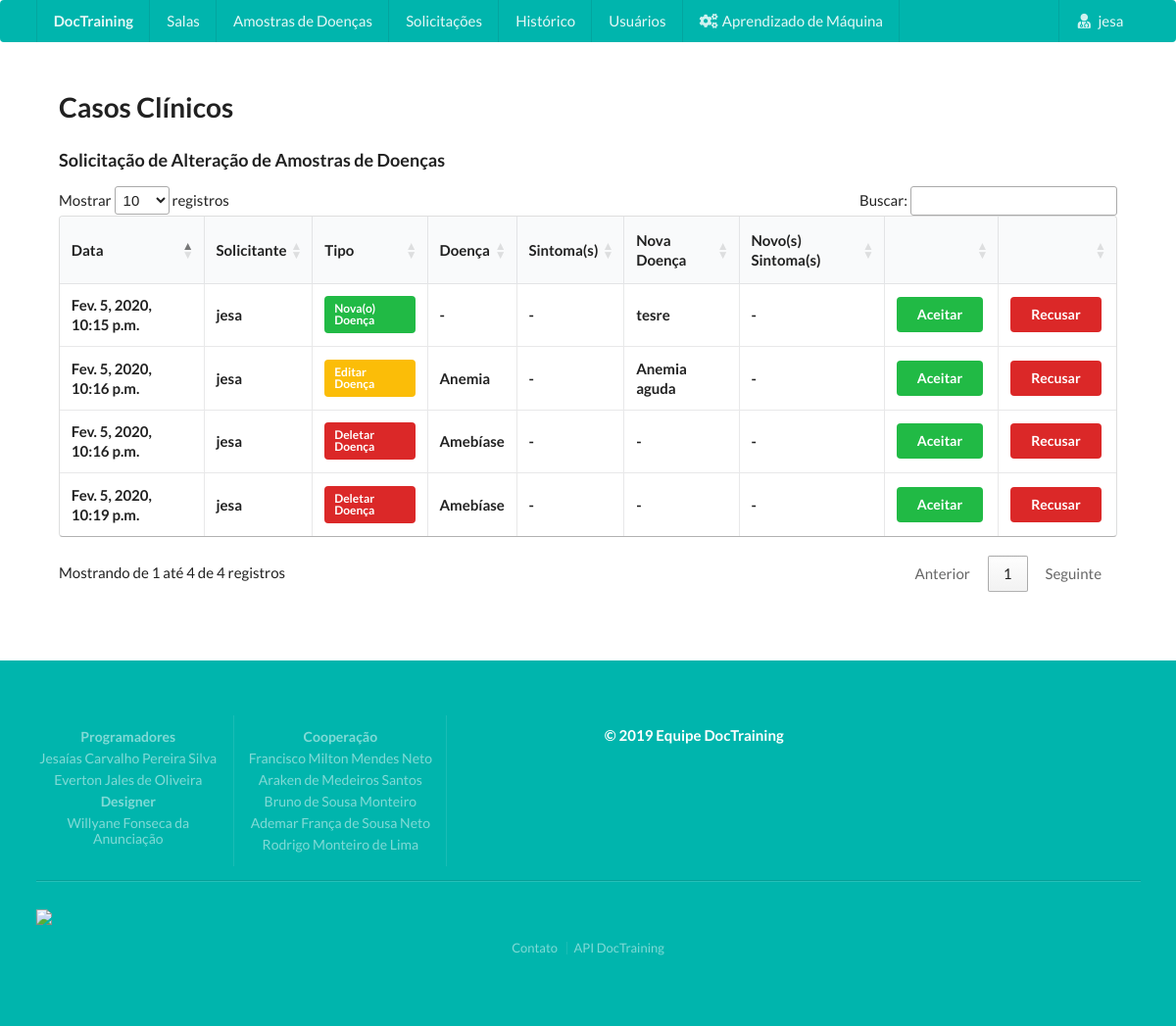
The app's page /casos_clinicos/solicitacoes/ (signed in) with its own data.
### doctrainingapp/models.py (models this page shows, shortened)
class Solicitacao_Alterar_Caso_Clinico(models.Model):
    caso_clinico_a_modificar = models.ForeignKey(Caso_Clinico, on_delete=models.CASCADE, blank=True, null=True)
    nova_doenca = models.ForeignKey(Doenca, on_delete=models.CASCADE, blank=True, null=True)
    novos_sintomas = models.ManyToManyField(Sintoma, blank=False)
    doenca_classificada = models.BooleanField(default = True)
    solicitante = models.ForeignKey(User, on_delete=models.CASCADE)
    tipo_alteracao = models.PositiveIntegerField()#0-DELETE; 1-CREATE; ou (2)-UPDATE
    acao = models.PositiveIntegerField(default= 2)#0-RECUSADO; 1-ACEITO; ou (2)-PENDENTE
    data_solicitacao = models.DateTimeField(default=datetime.now)
    nome_sintoma_a_modificar = models.ForeignKey(Sintoma, on_delete=models.PROTECT, related_name = 'nome_sintoma_a_modificar', blank=True, null=True)
    nome_novo_sintoma_modificado = models.CharField(max_length=100,blank=True, null=True)
    nome_doenca_a_modificar = models.ForeignKey(Doenca, on_delete=models.PROTECT, related_name = 'nome_doenca_a_modificar', blank=True, null=True)
    nome_nova_doenca_modificada = models.CharField(max_length=100,blank=True, null=True)
    def solicitante_DEF(self):#Nome do usuario que solicitou a alteração
        return self.solicitante.username
    def tipo_alteracao_DEF(self):#retorna nome da alteração
        o_que_modeficar =''
        if (self.nome_sintoma_a_modificar) or (self.nome_novo_sintoma_modificado):
            o_que_modeficar = " Sintoma"
        elif (self.nome_doenca_a_modificar) or (self.nome_nova_doenca_modificada):
            o_que_modeficar = " Doença"
        else:
            o_que_modeficar = " Amostra"
        if self.tipo_alteracao == 0:#0-DELETE; 1-CREATE; ou (2)-UPDATE
            return 'Deletar' + o_que_modeficar
        elif self.tipo_alteracao == 1:#0-DELETE; 1-CREATE; ou (2)-UPDATE
            return 'Nova(o)'+ o_que_modeficar
        else:#0-DELETE; 1-CREATE; ou (2)-UPDATE
            return 'Editar'+ o_que_modeficar
    def cor_DEF(self):#Cor usada na pagina de solicitações dos adm
        if self.tipo_alteracao == 0:#0-DELETE; 1-CREATE; ou (2)-UPDATE
            return 'red'
        elif self.tipo_alteracao == 1:#0-DELETE; 1-CREATE; ou (2)-UPDATE
            return 'green'
        else:#0-DELETE; 1-CREATE; ou (2)-UPDATE
            return 'yellow'
    def nome_doenca_antigo_DEF(self):#retorna nome da doenca antigo formatado, ou nome
        if self.nome_sintoma_a_modificar or self.nome_novo_sintoma_modificado or self.nome_doenca_a_modificar or self.nome_nova_doenca_modificada:
            if self.nome_doenca_a_modificar != None: #se for no nome da doença (não modificar ordem)
                return self.nome_doenca_a_modificar
            else:
                return '-'
    def sintomas_antigo_DEF(self):
        if self.nome_sintoma_a_modificar or self.nome_novo_sintoma_modificado or self.nome_doenca_a_modificar or self.nome_nova_doenca_modificada:
            if self.nome_sintoma_a_modificar != None: #se for no nome da doença (não modificar ordem)
                return self.nome_sintoma_a_modificar
            else:
                return '-'
    def nome_doenca_novo_DEF(self):
        if self.nome_sintoma_a_modificar or self.nome_novo_sintoma_modificado or self.nome_doenca_a_modificar or self.nome_nova_doenca_modificada:
            if self.nome_nova_doenca_modificada != None: #se for no nome da doença (não modificar ordem)
                return self.nome_nova_doenca_modificada
            else:
                return '-'
    def sintomas_novos_DEF(self):
        if self.nome_sintoma_a_modificar or self.nome_novo_sintoma_modificado or self.nome_doenca_a_modificar or self.nome_nova_doenca_modificada:
            if self.nome_novo_sintoma_modificado != None: #se for no nome da doença (não modificar ordem)
                return self.nome_novo_sintoma_modificado
            else:
                return '-'

class Doenca(models.Model):
    nome_doenca = models.CharField(max_length=100,unique=True)
    descricao = models.TextField(blank=True)
    def __str__(self):
        return str(self.nome_doenca)

### doctrainingapp/views.py (the view)
# urls.py: path('casos_clinicos/solicitacoes/',login_required(solicitacoes_alteracao_casos_clinicos),name='solicitacoes_alteracao_casos_clinicos'),
def solicitacoes_alteracao_casos_clinicos(request):
    usuario = request.user
    try:
        if not usuario.is_staff:#Se não for administrador
            solicitacao_alterar_caso_clinico = Solicitacao_Alterar_Caso_Clinico.objects.filter(solicitante = usuario).order_by('data_solicitacao')
        else:#se for adm
            solicitacao_alterar_caso_clinico = Solicitacao_Alterar_Caso_Clinico.objects.filter().order_by('data_solicitacao')
        return render(request,'solicitacao_alterar_caso_clinico.html',{'solicitacao_alterar_caso_clinico':solicitacao_alterar_caso_clinico,'usuario':usuario})
    except Exception as e:
        messages.add_message(request, ERROR, 'Ocorreu um erro. Tente novamente mais tarde.')#mensagem para o usuario
        mandar_email_error(str(e),usuario,request.resolver_match.url_name)
        return redirect('/casos_clinicos/solicitacoes/')

### doctrainingapp/templates/solicitacao_alterar_caso_clinico.html (shortened to what this page needs)
{% include 'cabecalho2.html' %}
<h1>
  Casos Clínicos
</h1>
<h3>Solicitação de Alteração de Amostras de Doenças</h3>
<div class="dimmable">
    <div class="ui active inverted dimmer">
      <div class="ui active centered inline loader"></div>
    </div>
<table id="example" class="ui celled table" style="width:100%">
    <thead>
      <tr>
        <th>Data</th>
        <th>Solicitante</th>
        <th>Tipo</th>
        <th>Doença</th>
        <th>Sintoma(s)</th>
        <th>Nova Doença</th>
        <th>Novo(s) Sintoma(s)</th>
        {%if request.user.is_staff %}
          <th></th>
          <th></th>
        {% endif %}
      </tr>
    </thead>
    <tbody>
      {% for solicitacao in solicitacao_alterar_caso_clinico  %}
            <tr>
              <td> <b>{{solicitacao.data_solicitacao}}</b> </td>
              <td> <b>{{solicitacao.solicitante_DEF}}</b> </td>
              <td> <b class="ui {{solicitacao.cor_DEF}} label">{{solicitacao.tipo_alteracao_DEF}}</b> </td>
              <td> <b>{{solicitacao.nome_doenca_antigo_DEF}}</b> </td>
              <td> <b>{{solicitacao.sintomas_antigo_DEF}}</b> </td>
              <td> <b>{{solicitacao.nome_doenca_novo_DEF}}</b> </td>
              <td> <b>{{solicitacao.sintomas_novos_DEF}}</b> </td>
              {%if request.user.is_staff %}
                  <td> <a class="ui green button" type="submit" onclick="aceitarAlteracao({{solicitacao.pk}})"  > Aceitar </a> </td>
                  <td> <a class="ui red button" type="submit" onclick="recusarAlteracao({{solicitacao.pk}})"  > Recusar </a> </td>
              {% endif %}
            </tr>
      {% endfor %}
    </tbody>
  </table>
</div>
</div>
<div>
{% include 'rodape.html' %}

### doctrainingapp/templates/cabecalho2.html (shortened to what this page needs)
{% load staticfiles %}
<!DOCTYPE html>
<html>
<head>
  <link rel="stylesheet" href="https://cdnjs.cloudflare.com/ajax/libs/semantic-ui/2.2.9/semantic.min.css"/>
<link rel="stylesheet" href="https://cdn.datatables.net/1.10.20/css/jquery.dataTables.min.css"/>
</head>
<body ng-app="myApp" ng-controller="appCtrl">
  <div class="ui inverted teal menu masthead">
  <div class="ui container secondary teal inverted pointing font_menu"  >
        <a class="header item" href="{% url 'doctrainingapp:index' %}" >
          DocTraining
        </a>
        {% include 'menu.html' %}
  </div>
      </div>
<div class="corpo_app">

### doctrainingapp/templates/css.html (shortened to what this page needs)
{% load staticfiles %}

### doctrainingapp/templates/menu.html (shortened to what this page needs)
{% load staticfiles %}
{%if request.user.is_authenticated %}
    <a class="item" href="{% url 'doctrainingapp:todas_salas' %}">Salas</a>
    <a class="item" href="{% url 'doctrainingapp:casos_clinicos' %}">Amostras de Doenças</a>
    {%if request.user.is_staff %}
            <a href="{% url 'doctrainingapp:solicitacoes_alteracao_casos_clinicos' %}" class="item">Solicitações</a>
            <a href="{% url 'doctrainingapp:log_solicitacoes_alteracao_casos_clinicos' %}" class="item">Histórico </a>
            <a href="{% url 'doctrainingapp:usuarios' %}" class="item">Usuários </a>
    {% else %}
            <a href="{% url 'doctrainingapp:solicitacoes_alteracao_casos_clinicos' %}" class="item">Minhas Solicitações</a>
            <a href="{% url 'doctrainingapp:log_solicitacoes_alteracao_casos_clinicos' %}" class="item">Meu Histórico </a>
    {% endif %}
    {%if request.user.is_superuser %}
        <div class="ui simple dropdown item">
                  <i class="settings icon"></i>Aprendizado de Máquina
        </div>
    {% endif %}
    <div class="ui simple dropdown item right">
              <i class="user md icon"></i> {{request.user.username}}
    </div>
{% endif %}

### doctrainingapp/templates/rodape.html
{% load staticfiles %}
<div id="quem_somos" class="ui inverted teal vertical footer segment">
    <div class="ui center aligned container">
      <div class="ui stackable inverted divided grid">
        <div class="three wide column">
          <div class="ui inverted link list">
            <a class="item"> <b>Programadores</b> </a>
            <a href="http://lattes.cnpq.br/4068957569470459" class="item">Jesaías Carvalho Pereira Silva</a>
            <a href="http://lattes.cnpq.br/2916807934853247" class="item">Everton Jales de Oliveira</a>
            <a class="item"> <b>Designer</b> </a>
            <a href="http://lattes.cnpq.br/5964774600350653" class="item">Willyane Fonseca da Anunciação</a>
          </div>
        </div>
         <div class="three wide column">
          <div class="ui inverted link list">
            <a class="item"> <b>Cooperação</b> </a>
            <a href="http://lattes.cnpq.br/5725021666916341" class="item">Francisco Milton Mendes Neto</a>
            <a href="http://lattes.cnpq.br/8059198436766378" class="item">Araken de Medeiros Santos</a>
            <a href="http://lattes.cnpq.br/7054573122944045" class="item">Bruno de Sousa Monteiro</a>
            <a href="http://lattes.cnpq.br/3295242982378662" class="item">Ademar França de Sousa Neto</a>
            <a href="http://lattes.cnpq.br/5813988486658100" class="item">Rodrigo Monteiro de Lima</a>
          </div>
        </div>
        <div class="seven wide column">
          <h4 class="ui inverted header">&copy; 2019 Equipe DocTraining</h4>
        </div>
      </div>
      <div class="ui inverted section divider"></div>
      <img src="https://jesaias.000webhostapp.com/doctraining/imagens/logo_doctraining.jpeg" class="ui centered image">
      <div class="ui horizontal inverted small divided link list">
        <a class="item" href="#">Contato</a>
        <a class="item" href="{% url 'doctrainingapp:api' %}">API DocTraining</a>
      </div>
    </div>
  </div>
</div>
</body>
</html>

### doctrainingapp/templates/css.html (style rules this page uses)
.ui.footer.segment { margin: 5em 0em 0em; padding: 5em 0em; }
.corpo_app { margin-top: 4%; margin-left: 5%; margin-bottom: 5%; margin-right: 5%; font-size: 15px; text-align: justify; }
.font_menu { font-size: 15px; }

### records on screen
Solicitacao_Alterar_Caso_Clinico: data_solicitacao "Fev. 5, 2020, 10:15 p.m.", solicitante_DEF "jesa", tipo_alteracao_DEF "Nova(o) Doença", nome_doenca_antigo_DEF "-", sintomas_antigo_DEF "-", nome_doenca_novo_DEF "tesre", sintomas_novos_DEF "-"
Solicitacao_Alterar_Caso_Clinico: data_solicitacao "Fev. 5, 2020, 10:16 p.m.", solicitante_DEF "jesa", tipo_alteracao_DEF "Editar Doença", nome_doenca_antigo_DEF "Anemia", sintomas_antigo_DEF "-", nome_doenca_novo_DEF "Anemia aguda", sintomas_novos_DEF "-"
Solicitacao_Alterar_Caso_Clinico: data_solicitacao "Fev. 5, 2020, 10:16 p.m.", solicitante_DEF "jesa", tipo_alteracao_DEF "Deletar Doença", nome_doenca_antigo_DEF "Amebíase", sintomas_antigo_DEF "-", nome_doenca_novo_DEF "-", sintomas_novos_DEF "-"
Solicitacao_Alterar_Caso_Clinico: data_solicitacao "Fev. 5, 2020, 10:19 p.m.", solicitante_DEF "jesa", tipo_alteracao_DEF "Deletar Doença", nome_doenca_antigo_DEF "Amebíase", sintomas_antigo_DEF "-", nome_doenca_novo_DEF "-", sintomas_novos_DEF "-"

### other values on screen
{{ request.user.username }} "jesa"
